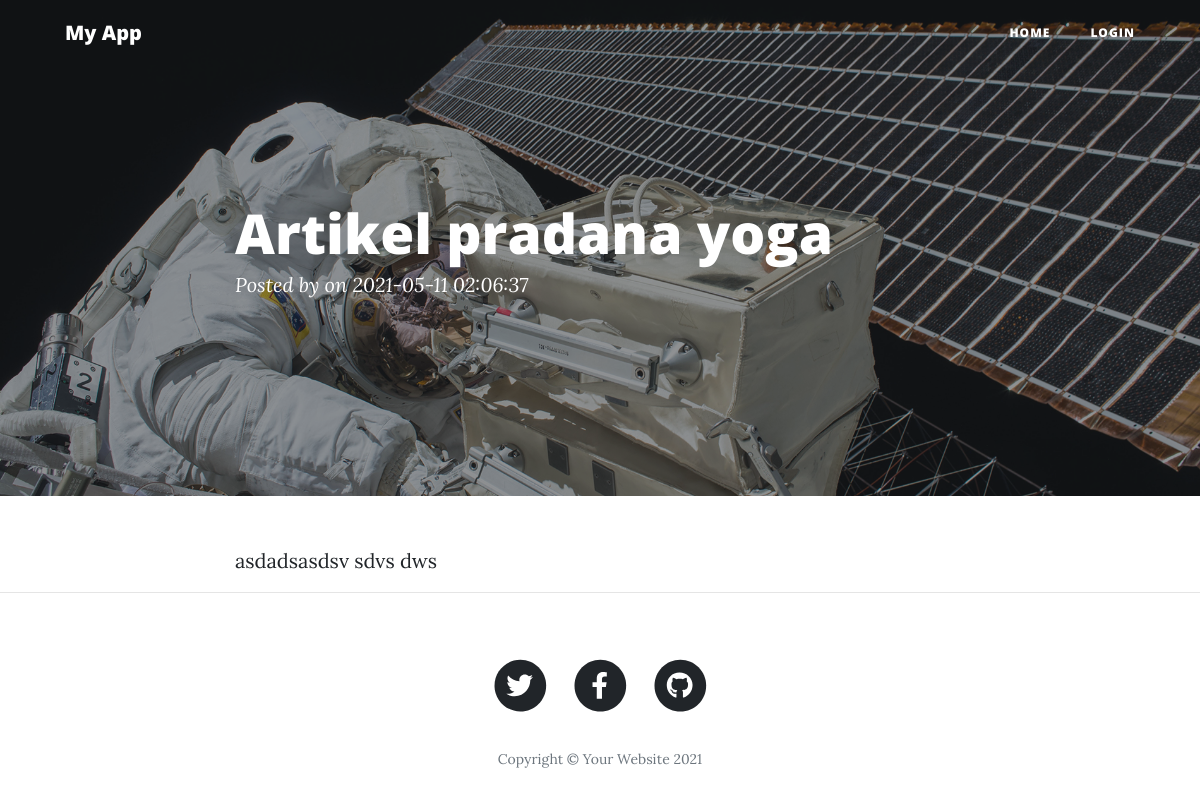
Screenshot of /index.php/blog/detail/artikel-pradana-yogaaa with the database file from the repository.
### tables this page shows
CREATE TABLE `blog` (
  `id` int(11) NOT NULL,
  `title` varchar(255) NOT NULL,
  `content` text NOT NULL,
  `url` varchar(255) NOT NULL,
  `cover` varchar(255) NOT NULL,
  `date` timestamp NOT NULL DEFAULT current_timestamp() ON UPDATE current_timestamp()
);

### application/controllers/Blog.php (called while the page is built, shortened)
<?php
class Blog extends CI_Controller
{
    public function __construct()
    {
        $this->load->model('Blog_model');
        $this->load->library('session');
    }
    public function detail($url)
    {
        $query = $this->Blog_model->getSingleblog('url', $url);
        $data['blog'] = $query->row_array();
        $this->load->view('detail', $data);
    }
}

### index.php (called while the page is built, shortened)
<?php
require_once BASEPATH.'core/CodeIgniter.php';

### application/models/Blog_model.php (called while the page is built, shortened)
<?php
class Blog_model extends CI_model{
    public function getSingleblog($field, $value)
    {
        $this->db->where($field, $value);
        return $this->db->get('blog');
    }
}

### application/views/detail.php (the view, shortened to what this page needs)
   <?php
   if(empty($blog['cover']))
       $cover = base_url() .'tamplate/assets/img/post-bg.jpg';
   else
       $cover = base_url() .'uploads/'. $blog['cover'];
   ?>
<header class="masthead" style="background-image: url('<?php echo $cover; ?>')">
           <div class="overlay"></div>
           <div class="container">
               <div class="row">
                   <div class="col-lg-8 col-md-10 mx-auto">
                       <div class="post-heading">
                           <h1><?php echo $blog['title']; ?></h1>
                           <span class="meta">
                               Posted by on <?php echo $blog['date'] ?>
                           </span>
                       </div>
                   </div>
               </div>
           </div>
       </header>
       <article>
           <div class="container">
               <div class="row">
                   <div class="col-lg-8 col-md-10 mx-auto">
                       <?php echo $blog['content']; ?>
                   </div>
               </div>
           </div>
       </article>
       <hr />

### rows the page displays
blog: title "Artikel pradana yoga", date "2021-05-11 02:06:37", content "asdadsasdsv sdvs dws"
